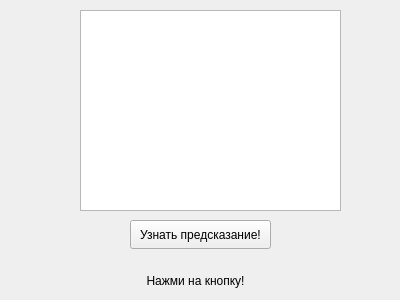
<?xml version="1.0" encoding="UTF-8"?>
<ui version="4.0">
 <class>MainWindow</class>
 <widget class="QMainWindow" name="MainWindow">
  <property name="geometry">
   <rect>
    <x>0</x>
    <y>0</y>
    <width>400</width>
    <height>300</height>
   </rect>
  </property>
  <property name="windowTitle">
   <string>MainWindow</string>
  </property>
  <widget class="QWidget" name="centralWidget">
   <widget class="QGraphicsView" name="graphicsView">
    <property name="geometry">
     <rect>
      <x>80</x>
      <y>10</y>
      <width>261</width>
      <height>201</height>
     </rect>
    </property>
    <property name="styleSheet">
     <string notr="true">background-image: url(:/new/prefix1/logo.png);</string>
    </property>
   </widget>
   <widget class="QPushButton" name="pushButton">
    <property name="geometry">
     <rect>
      <x>130</x>
      <y>220</y>
      <width>141</width>
      <height>29</height>
     </rect>
    </property>
    <property name="text">
     <string>Узнать предсказание!</string>
    </property>
   </widget>
   <widget class="QLabel" name="label">
    <property name="geometry">
     <rect>
      <x>80</x>
      <y>260</y>
      <width>231</width>
      <height>41</height>
     </rect>
    </property>
    <property name="text">
     <string>Нажми на кнопку!</string>
    </property>
    <property name="alignment">
     <set>Qt::AlignCenter</set>
    </property>
   </widget>
  </widget>
 </widget>
 <layoutdefault spacing="6" margin="11"/>
 <resources/>
 <connections/>
</ui>
